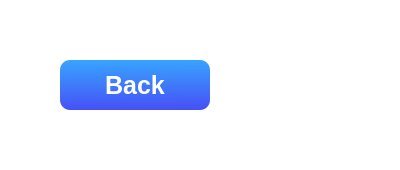
            <widget class="QFrame" name="frame_9">
             <property name="minimumSize">
              <size>
               <width>0</width>
               <height>60</height>
              </size>
             </property>
             <property name="styleSheet">
              <string notr="true">background-color: rgb(255, 255, 255);
border-radius:10px;</string>
             </property>
             <property name="frameShape">
              <enum>QFrame::StyledPanel</enum>
             </property>
             <property name="frameShadow">
              <enum>QFrame::Raised</enum>
             </property>
             <layout class="QHBoxLayout" name="horizontalLayout_9">
              <property name="spacing">
               <number>30</number>
              </property>
              <property name="leftMargin">
               <number>30</number>
              </property>
              <property name="topMargin">
               <number>30</number>
              </property>
              <property name="rightMargin">
               <number>30</number>
              </property>
              <property name="bottomMargin">
               <number>30</number>
              </property>
              <item alignment="Qt::AlignLeft">
               <widget class="QFrame" name="frame_17">
                <property name="frameShape">
                 <enum>QFrame::StyledPanel</enum>
                </property>
                <property name="frameShadow">
                 <enum>QFrame::Raised</enum>
                </property>
                <layout class="QVBoxLayout" name="verticalLayout_11">
                 <property name="spacing">
                  <number>30</number>
                 </property>
                 <property name="leftMargin">
                  <number>30</number>
                 </property>
                 <property name="topMargin">
                  <number>30</number>
                 </property>
                 <property name="rightMargin">
                  <number>30</number>
                 </property>
                 <property name="bottomMargin">
                  <number>30</number>
                 </property>
                 <item>
                  <widget class="QPushButton" name="pushButton_2">
                   <property name="minimumSize">
                    <size>
                     <width>150</width>
                     <height>50</height>
                    </size>
                   </property>
                   <property name="maximumSize">
                    <size>
                     <width>150</width>
                     <height>50</height>
                    </size>
                   </property>
                   <property name="font">
                    <font>
                     <pointsize>19</pointsize>
                     <weight>75</weight>
                     <bold>true</bold>
                    </font>
                   </property>
                   <property name="cursor">
                    <cursorShape>PointingHandCursor</cursorShape>
                   </property>
                   <property name="styleSheet">
                    <string notr="true">background-color: qlineargradient(spread:pad, x1:0.502463, y1:0, x2:0.527, y2:1, stop:0 rgba(55, 164, 255, 255), stop:1 rgba(71, 80, 246, 255));
color: rgb(255, 255, 255);</string>
                   </property>
                   <property name="text">
                    <string>Back</string>
                   </property>
                  </widget>
                 </item>
                </layout>
               </widget>
              </item>
              <item alignment="Qt::AlignRight">
               <widget class="QFrame" name="frame_18">
                <property name="minimumSize">
                 <size>
                  <width>80</width>
                  <height>0</height>
                 </size>
                </property>
                <property name="frameShape">
                 <enum>QFrame::StyledPanel</enum>
                </property>
                <property name="frameShadow">
                 <enum>QFrame::Raised</enum>
                </property>
                <layout class="QVBoxLayout" name="verticalLayout_12">
                 <property name="spacing">
                  <number>30</number>
                 </property>
                 <property name="leftMargin">
                  <number>30</number>
                 </property>
                 <property name="topMargin">
                  <number>30</number>
                 </property>
                 <property name="rightMargin">
                  <number>30</number>
                 </property>
                 <property name="bottomMargin">
                  <number>30</number>
                 </property>
                 <item>
                  <widget class="QPushButton" name="pushButton_3">
                   <property name="minimumSize">
                    <size>
                     <width>40</width>
                     <height>40</height>
                    </size>
                   </property>
                   <property name="maximumSize">
                    <size>
                     <width>40</width>
                     <height>40</height>
                    </size>
                   </property>
                   <property name="font">
                    <font>
                     <pointsize>30</pointsize>
                    </font>
                   </property>
                   <property name="cursor">
                    <cursorShape>PointingHandCursor</cursorShape>
                   </property>
                   <property name="styleSheet">
                    <string notr="true">
border-radius:20px;

qproperty-icon: url(:/all_icons/icons/7945189.png);
qproperty-iconSize: 40px;

color: rgb(0, 0, 0);</string>
                   </property>
                   <property name="text">
                    <string/>
                   </property>
                  </widget>
                 </item>
                </layout>
               </widget>
              </item>
             </layout>
            </widget>
